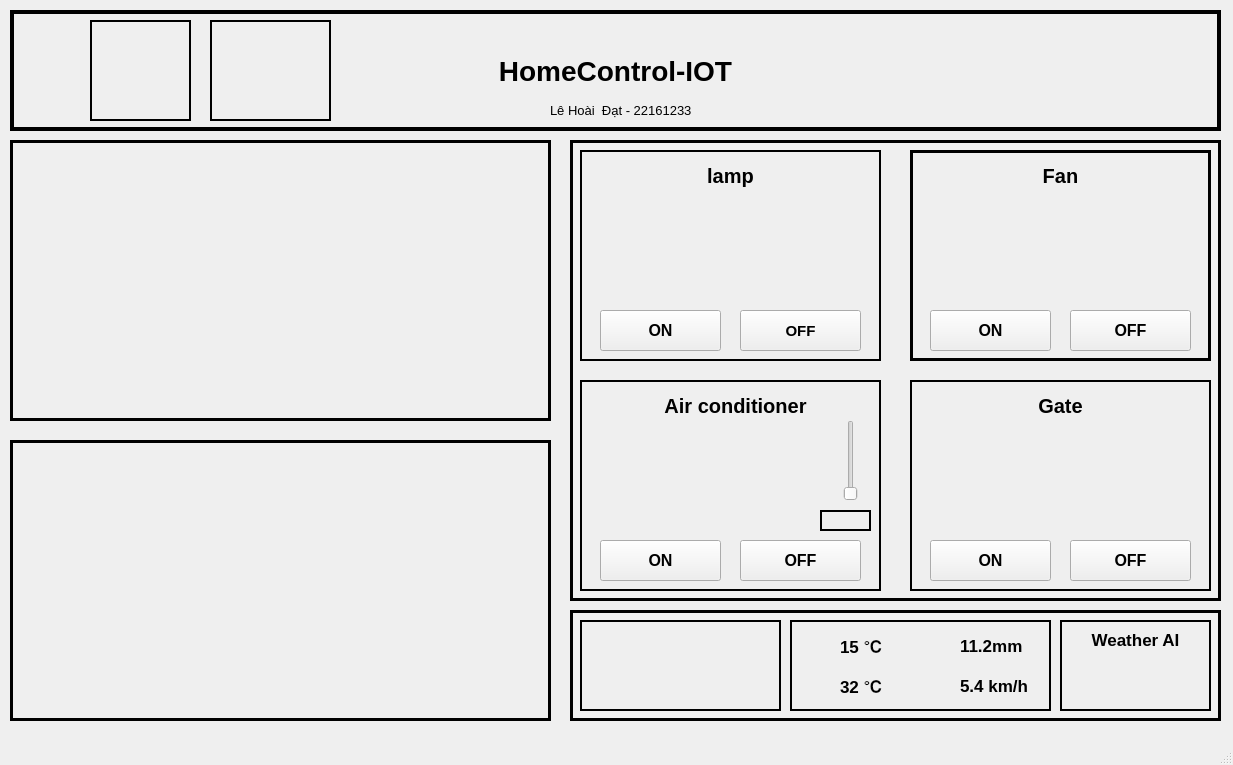
<?xml version="1.0" encoding="UTF-8"?>
<ui version="4.0">
 <class>MainWindow</class>
 <widget class="QMainWindow" name="MainWindow">
  <property name="geometry">
   <rect>
    <x>0</x>
    <y>0</y>
    <width>1233</width>
    <height>765</height>
   </rect>
  </property>
  <property name="windowTitle">
   <string>MainWindow</string>
  </property>
  <widget class="QWidget" name="centralwidget">
   <widget class="QLabel" name="label">
    <property name="geometry">
     <rect>
      <x>10</x>
      <y>10</y>
      <width>1211</width>
      <height>121</height>
     </rect>
    </property>
    <property name="font">
     <font>
      <pointsize>21</pointsize>
      <weight>75</weight>
      <bold>true</bold>
      <stylestrategy>PreferDefault</stylestrategy>
     </font>
    </property>
    <property name="mouseTracking">
     <bool>true</bool>
    </property>
    <property name="focusPolicy">
     <enum>Qt::NoFocus</enum>
    </property>
    <property name="layoutDirection">
     <enum>Qt::LeftToRight</enum>
    </property>
    <property name="styleSheet">
     <string notr="true">selection-background-color: rgb(0, 73, 221);</string>
    </property>
    <property name="frameShape">
     <enum>QFrame::Box</enum>
    </property>
    <property name="frameShadow">
     <enum>QFrame::Plain</enum>
    </property>
    <property name="lineWidth">
     <number>4</number>
    </property>
    <property name="text">
     <string>HomeControl-IOT</string>
    </property>
    <property name="textFormat">
     <enum>Qt::AutoText</enum>
    </property>
    <property name="scaledContents">
     <bool>false</bool>
    </property>
    <property name="alignment">
     <set>Qt::AlignCenter</set>
    </property>
    <property name="textInteractionFlags">
     <set>Qt::LinksAccessibleByMouse</set>
    </property>
   </widget>
   <widget class="QLabel" name="label_6">
    <property name="geometry">
     <rect>
      <x>590</x>
      <y>160</y>
      <width>281</width>
      <height>31</height>
     </rect>
    </property>
    <property name="font">
     <font>
      <pointsize>15</pointsize>
      <weight>75</weight>
      <italic>false</italic>
      <bold>true</bold>
      <underline>false</underline>
     </font>
    </property>
    <property name="text">
     <string>lamp</string>
    </property>
    <property name="alignment">
     <set>Qt::AlignCenter</set>
    </property>
   </widget>
   <widget class="QLabel" name="label_3">
    <property name="geometry">
     <rect>
      <x>580</x>
      <y>380</y>
      <width>301</width>
      <height>211</height>
     </rect>
    </property>
    <property name="font">
     <font>
      <pointsize>24</pointsize>
      <weight>75</weight>
      <bold>true</bold>
     </font>
    </property>
    <property name="cursor">
     <cursorShape>ArrowCursor</cursorShape>
    </property>
    <property name="frameShape">
     <enum>QFrame::Box</enum>
    </property>
    <property name="lineWidth">
     <number>2</number>
    </property>
    <property name="text">
     <string/>
    </property>
   </widget>
   <widget class="QLabel" name="label_4">
    <property name="geometry">
     <rect>
      <x>580</x>
      <y>150</y>
      <width>301</width>
      <height>211</height>
     </rect>
    </property>
    <property name="font">
     <font>
      <pointsize>24</pointsize>
      <weight>75</weight>
      <bold>true</bold>
     </font>
    </property>
    <property name="cursor">
     <cursorShape>ArrowCursor</cursorShape>
    </property>
    <property name="frameShape">
     <enum>QFrame::Box</enum>
    </property>
    <property name="lineWidth">
     <number>2</number>
    </property>
    <property name="text">
     <string/>
    </property>
   </widget>
   <widget class="QLabel" name="label_5">
    <property name="geometry">
     <rect>
      <x>910</x>
      <y>380</y>
      <width>301</width>
      <height>211</height>
     </rect>
    </property>
    <property name="font">
     <font>
      <pointsize>24</pointsize>
      <weight>75</weight>
      <bold>true</bold>
     </font>
    </property>
    <property name="cursor">
     <cursorShape>ArrowCursor</cursorShape>
    </property>
    <property name="frameShape">
     <enum>QFrame::Box</enum>
    </property>
    <property name="lineWidth">
     <number>2</number>
    </property>
    <property name="text">
     <string/>
    </property>
   </widget>
   <widget class="QLabel" name="label_7">
    <property name="geometry">
     <rect>
      <x>920</x>
      <y>160</y>
      <width>281</width>
      <height>31</height>
     </rect>
    </property>
    <property name="font">
     <font>
      <pointsize>15</pointsize>
      <weight>75</weight>
      <italic>false</italic>
      <bold>true</bold>
      <underline>false</underline>
     </font>
    </property>
    <property name="text">
     <string>Fan</string>
    </property>
    <property name="alignment">
     <set>Qt::AlignCenter</set>
    </property>
   </widget>
   <widget class="QLabel" name="label_8">
    <property name="geometry">
     <rect>
      <x>920</x>
      <y>390</y>
      <width>281</width>
      <height>31</height>
     </rect>
    </property>
    <property name="font">
     <font>
      <pointsize>15</pointsize>
      <weight>75</weight>
      <italic>false</italic>
      <bold>true</bold>
      <underline>false</underline>
     </font>
    </property>
    <property name="text">
     <string>Gate</string>
    </property>
    <property name="alignment">
     <set>Qt::AlignCenter</set>
    </property>
   </widget>
   <widget class="QLabel" name="label_9">
    <property name="geometry">
     <rect>
      <x>650</x>
      <y>390</y>
      <width>171</width>
      <height>31</height>
     </rect>
    </property>
    <property name="font">
     <font>
      <pointsize>15</pointsize>
      <weight>75</weight>
      <italic>false</italic>
      <bold>true</bold>
      <underline>false</underline>
     </font>
    </property>
    <property name="text">
     <string>Air conditioner</string>
    </property>
    <property name="alignment">
     <set>Qt::AlignCenter</set>
    </property>
   </widget>
   <widget class="QPushButton" name="btn_lamp_on">
    <property name="geometry">
     <rect>
      <x>600</x>
      <y>310</y>
      <width>121</width>
      <height>41</height>
     </rect>
    </property>
    <property name="font">
     <font>
      <pointsize>12</pointsize>
      <weight>75</weight>
      <bold>true</bold>
     </font>
    </property>
    <property name="text">
     <string>ON</string>
    </property>
   </widget>
   <widget class="QPushButton" name="btn_lamp_off">
    <property name="geometry">
     <rect>
      <x>740</x>
      <y>310</y>
      <width>121</width>
      <height>41</height>
     </rect>
    </property>
    <property name="font">
     <font>
      <pointsize>11</pointsize>
      <weight>75</weight>
      <bold>true</bold>
     </font>
    </property>
    <property name="text">
     <string>OFF</string>
    </property>
   </widget>
   <widget class="QPushButton" name="btn_air_conditioner_on">
    <property name="geometry">
     <rect>
      <x>600</x>
      <y>540</y>
      <width>121</width>
      <height>41</height>
     </rect>
    </property>
    <property name="font">
     <font>
      <pointsize>12</pointsize>
      <weight>75</weight>
      <bold>true</bold>
     </font>
    </property>
    <property name="text">
     <string>ON</string>
    </property>
   </widget>
   <widget class="QPushButton" name="btn_air_conditioner_off">
    <property name="geometry">
     <rect>
      <x>740</x>
      <y>540</y>
      <width>121</width>
      <height>41</height>
     </rect>
    </property>
    <property name="font">
     <font>
      <pointsize>12</pointsize>
      <weight>75</weight>
      <bold>true</bold>
     </font>
    </property>
    <property name="text">
     <string>OFF</string>
    </property>
   </widget>
   <widget class="QPushButton" name="btn_fan_on">
    <property name="geometry">
     <rect>
      <x>930</x>
      <y>310</y>
      <width>121</width>
      <height>41</height>
     </rect>
    </property>
    <property name="font">
     <font>
      <pointsize>12</pointsize>
      <weight>75</weight>
      <bold>true</bold>
     </font>
    </property>
    <property name="text">
     <string>ON</string>
    </property>
   </widget>
   <widget class="QPushButton" name="btn_fan_off">
    <property name="geometry">
     <rect>
      <x>1070</x>
      <y>310</y>
      <width>121</width>
      <height>41</height>
     </rect>
    </property>
    <property name="font">
     <font>
      <pointsize>12</pointsize>
      <weight>75</weight>
      <bold>true</bold>
     </font>
    </property>
    <property name="text">
     <string>OFF</string>
    </property>
   </widget>
   <widget class="QPushButton" name="btn_gate_on">
    <property name="geometry">
     <rect>
      <x>930</x>
      <y>540</y>
      <width>121</width>
      <height>41</height>
     </rect>
    </property>
    <property name="font">
     <font>
      <pointsize>12</pointsize>
      <weight>75</weight>
      <bold>true</bold>
     </font>
    </property>
    <property name="text">
     <string>ON</string>
    </property>
   </widget>
   <widget class="QPushButton" name="btn_gate_off">
    <property name="geometry">
     <rect>
      <x>1070</x>
      <y>540</y>
      <width>121</width>
      <height>41</height>
     </rect>
    </property>
    <property name="font">
     <font>
      <pointsize>12</pointsize>
      <weight>75</weight>
      <bold>true</bold>
     </font>
    </property>
    <property name="text">
     <string>OFF</string>
    </property>
   </widget>
   <widget class="QLabel" name="label_10">
    <property name="geometry">
     <rect>
      <x>590</x>
      <y>200</y>
      <width>281</width>
      <height>81</height>
     </rect>
    </property>
    <property name="styleSheet">
     <string notr="true">image: url(:/myimage/lamp_off.png);</string>
    </property>
    <property name="text">
     <string/>
    </property>
   </widget>
   <widget class="QLabel" name="label_11">
    <property name="geometry">
     <rect>
      <x>920</x>
      <y>200</y>
      <width>281</width>
      <height>91</height>
     </rect>
    </property>
    <property name="styleSheet">
     <string notr="true">image: url(:/myimage/fan_off.png);</string>
    </property>
    <property name="text">
     <string/>
    </property>
   </widget>
   <widget class="QLabel" name="label_12">
    <property name="geometry">
     <rect>
      <x>600</x>
      <y>420</y>
      <width>201</width>
      <height>111</height>
     </rect>
    </property>
    <property name="styleSheet">
     <string notr="true">image: url(:/myimage/air_conditioner_off.png);</string>
    </property>
    <property name="text">
     <string/>
    </property>
   </widget>
   <widget class="QLabel" name="label_13">
    <property name="geometry">
     <rect>
      <x>920</x>
      <y>430</y>
      <width>281</width>
      <height>91</height>
     </rect>
    </property>
    <property name="styleSheet">
     <string notr="true">image: url(:/myimage/gate_off.png);</string>
    </property>
    <property name="text">
     <string/>
    </property>
   </widget>
   <widget class="QLabel" name="label_14">
    <property name="geometry">
     <rect>
      <x>10</x>
      <y>140</y>
      <width>541</width>
      <height>281</height>
     </rect>
    </property>
    <property name="frameShape">
     <enum>QFrame::Box</enum>
    </property>
    <property name="lineWidth">
     <number>3</number>
    </property>
    <property name="text">
     <string/>
    </property>
   </widget>
   <widget class="QLabel" name="label_15">
    <property name="geometry">
     <rect>
      <x>10</x>
      <y>440</y>
      <width>541</width>
      <height>281</height>
     </rect>
    </property>
    <property name="frameShape">
     <enum>QFrame::Box</enum>
    </property>
    <property name="lineWidth">
     <number>3</number>
    </property>
    <property name="text">
     <string/>
    </property>
   </widget>
   <widget class="QLabel" name="label_16">
    <property name="geometry">
     <rect>
      <x>910</x>
      <y>150</y>
      <width>301</width>
      <height>211</height>
     </rect>
    </property>
    <property name="frameShape">
     <enum>QFrame::Box</enum>
    </property>
    <property name="lineWidth">
     <number>3</number>
    </property>
    <property name="text">
     <string/>
    </property>
   </widget>
   <widget class="QLabel" name="label_17">
    <property name="geometry">
     <rect>
      <x>570</x>
      <y>140</y>
      <width>651</width>
      <height>461</height>
     </rect>
    </property>
    <property name="frameShape">
     <enum>QFrame::Box</enum>
    </property>
    <property name="lineWidth">
     <number>3</number>
    </property>
    <property name="text">
     <string/>
    </property>
   </widget>
   <widget class="QWidget" name="verticalLayoutWidget">
    <property name="geometry">
     <rect>
      <x>20</x>
      <y>150</y>
      <width>521</width>
      <height>261</height>
     </rect>
    </property>
    <layout class="QVBoxLayout" name="screen_1"/>
   </widget>
   <widget class="QWidget" name="verticalLayoutWidget_2">
    <property name="geometry">
     <rect>
      <x>20</x>
      <y>450</y>
      <width>521</width>
      <height>261</height>
     </rect>
    </property>
    <layout class="QVBoxLayout" name="screen_2"/>
   </widget>
   <widget class="QLabel" name="label_18">
    <property name="geometry">
     <rect>
      <x>570</x>
      <y>610</y>
      <width>651</width>
      <height>111</height>
     </rect>
    </property>
    <property name="frameShape">
     <enum>QFrame::Box</enum>
    </property>
    <property name="lineWidth">
     <number>3</number>
    </property>
    <property name="text">
     <string/>
    </property>
   </widget>
   <widget class="QLabel" name="label_2">
    <property name="geometry">
     <rect>
      <x>580</x>
      <y>620</y>
      <width>201</width>
      <height>91</height>
     </rect>
    </property>
    <property name="frameShape">
     <enum>QFrame::Box</enum>
    </property>
    <property name="lineWidth">
     <number>2</number>
    </property>
    <property name="text">
     <string/>
    </property>
   </widget>
   <widget class="QLabel" name="label_19">
    <property name="geometry">
     <rect>
      <x>790</x>
      <y>620</y>
      <width>261</width>
      <height>91</height>
     </rect>
    </property>
    <property name="frameShape">
     <enum>QFrame::Box</enum>
    </property>
    <property name="lineWidth">
     <number>2</number>
    </property>
    <property name="text">
     <string/>
    </property>
   </widget>
   <widget class="QLabel" name="label_20">
    <property name="geometry">
     <rect>
      <x>1060</x>
      <y>620</y>
      <width>151</width>
      <height>91</height>
     </rect>
    </property>
    <property name="frameShape">
     <enum>QFrame::Box</enum>
    </property>
    <property name="lineWidth">
     <number>2</number>
    </property>
    <property name="text">
     <string/>
    </property>
   </widget>
   <widget class="QLabel" name="label_21">
    <property name="geometry">
     <rect>
      <x>840</x>
      <y>630</y>
      <width>61</width>
      <height>31</height>
     </rect>
    </property>
    <property name="font">
     <font>
      <pointsize>13</pointsize>
      <weight>75</weight>
      <bold>true</bold>
     </font>
    </property>
    <property name="text">
     <string>15 ℃</string>
    </property>
   </widget>
   <widget class="QLabel" name="label_22">
    <property name="geometry">
     <rect>
      <x>800</x>
      <y>630</y>
      <width>41</width>
      <height>31</height>
     </rect>
    </property>
    <property name="styleSheet">
     <string notr="true">image: url(:/myimage/temp.png);</string>
    </property>
    <property name="text">
     <string/>
    </property>
   </widget>
   <widget class="QLabel" name="label_23">
    <property name="geometry">
     <rect>
      <x>610</x>
      <y>680</y>
      <width>47</width>
      <height>13</height>
     </rect>
    </property>
    <property name="text">
     <string/>
    </property>
   </widget>
   <widget class="QLabel" name="label_25">
    <property name="geometry">
     <rect>
      <x>910</x>
      <y>630</y>
      <width>41</width>
      <height>31</height>
     </rect>
    </property>
    <property name="styleSheet">
     <string notr="true">image: url(:/myimage/precipitation.png);</string>
    </property>
    <property name="text">
     <string/>
    </property>
   </widget>
   <widget class="QLabel" name="label_24">
    <property name="geometry">
     <rect>
      <x>1090</x>
      <y>650</y>
      <width>101</width>
      <height>51</height>
     </rect>
    </property>
    <property name="styleSheet">
     <string notr="true">image: url(:/myimage/cloudy.png);</string>
    </property>
    <property name="text">
     <string/>
    </property>
   </widget>
   <widget class="QLabel" name="label_28">
    <property name="geometry">
     <rect>
      <x>1070</x>
      <y>630</y>
      <width>131</width>
      <height>20</height>
     </rect>
    </property>
    <property name="font">
     <font>
      <pointsize>13</pointsize>
      <weight>75</weight>
      <italic>false</italic>
      <bold>true</bold>
      <underline>false</underline>
     </font>
    </property>
    <property name="text">
     <string>Weather AI</string>
    </property>
    <property name="alignment">
     <set>Qt::AlignCenter</set>
    </property>
   </widget>
   <widget class="QSlider" name="verticalSlider">
    <property name="geometry">
     <rect>
      <x>840</x>
      <y>420</y>
      <width>22</width>
      <height>81</height>
     </rect>
    </property>
    <property name="orientation">
     <enum>Qt::Vertical</enum>
    </property>
   </widget>
   <widget class="QLabel" name="label_27">
    <property name="geometry">
     <rect>
      <x>90</x>
      <y>20</y>
      <width>101</width>
      <height>101</height>
     </rect>
    </property>
    <property name="styleSheet">
     <string notr="true">image: url(:/myimage/HMCUTE.jpg);</string>
    </property>
    <property name="frameShape">
     <enum>QFrame::Box</enum>
    </property>
    <property name="lineWidth">
     <number>2</number>
    </property>
    <property name="text">
     <string/>
    </property>
   </widget>
   <widget class="QLabel" name="label_29">
    <property name="geometry">
     <rect>
      <x>210</x>
      <y>20</y>
      <width>121</width>
      <height>101</height>
     </rect>
    </property>
    <property name="styleSheet">
     <string notr="true">image: url(:/myimage/UTE_2.png);</string>
    </property>
    <property name="frameShape">
     <enum>QFrame::Box</enum>
    </property>
    <property name="lineWidth">
     <number>2</number>
    </property>
    <property name="text">
     <string/>
    </property>
   </widget>
   <widget class="QLabel" name="label_30">
    <property name="geometry">
     <rect>
      <x>550</x>
      <y>100</y>
      <width>151</width>
      <height>20</height>
     </rect>
    </property>
    <property name="font">
     <font>
      <pointsize>10</pointsize>
     </font>
    </property>
    <property name="text">
     <string>Lê Hoài  Đạt - 22161233</string>
    </property>
   </widget>
   <widget class="QLabel" name="label_32">
    <property name="geometry">
     <rect>
      <x>990</x>
      <y>20</y>
      <width>151</width>
      <height>101</height>
     </rect>
    </property>
    <property name="styleSheet">
     <string notr="true">image: url(:/myimage/yoga.png);</string>
    </property>
    <property name="text">
     <string/>
    </property>
   </widget>
   <widget class="QLabel" name="label_34">
    <property name="geometry">
     <rect>
      <x>600</x>
      <y>230</y>
      <width>81</width>
      <height>71</height>
     </rect>
    </property>
    <property name="styleSheet">
     <string notr="true">image: url(:/myimage/bk1.png);</string>
    </property>
    <property name="text">
     <string/>
    </property>
   </widget>
   <widget class="QLabel" name="label_35">
    <property name="geometry">
     <rect>
      <x>600</x>
      <y>460</y>
      <width>81</width>
      <height>71</height>
     </rect>
    </property>
    <property name="styleSheet">
     <string notr="true">image: url(:/myimage/bk2.png);</string>
    </property>
    <property name="text">
     <string/>
    </property>
   </widget>
   <widget class="QLabel" name="label_36">
    <property name="geometry">
     <rect>
      <x>930</x>
      <y>240</y>
      <width>81</width>
      <height>71</height>
     </rect>
    </property>
    <property name="styleSheet">
     <string notr="true">image: url(:/myimage/bk3.png);</string>
    </property>
    <property name="text">
     <string/>
    </property>
   </widget>
   <widget class="QLabel" name="label_37">
    <property name="geometry">
     <rect>
      <x>920</x>
      <y>460</y>
      <width>81</width>
      <height>71</height>
     </rect>
    </property>
    <property name="styleSheet">
     <string notr="true">image: url(:/myimage/bk4.png);</string>
    </property>
    <property name="text">
     <string/>
    </property>
   </widget>
   <widget class="QLabel" name="label_31">
    <property name="geometry">
     <rect>
      <x>960</x>
      <y>630</y>
      <width>81</width>
      <height>31</height>
     </rect>
    </property>
    <property name="font">
     <font>
      <pointsize>13</pointsize>
      <weight>75</weight>
      <bold>true</bold>
     </font>
    </property>
    <property name="text">
     <string>11.2mm</string>
    </property>
   </widget>
   <widget class="QLabel" name="label_26">
    <property name="geometry">
     <rect>
      <x>800</x>
      <y>670</y>
      <width>41</width>
      <height>31</height>
     </rect>
    </property>
    <property name="styleSheet">
     <string notr="true">image: url(:/myimage/temp_max.png);</string>
    </property>
    <property name="text">
     <string/>
    </property>
   </widget>
   <widget class="QLabel" name="label_33">
    <property name="geometry">
     <rect>
      <x>840</x>
      <y>670</y>
      <width>61</width>
      <height>31</height>
     </rect>
    </property>
    <property name="font">
     <font>
      <pointsize>13</pointsize>
      <weight>75</weight>
      <bold>true</bold>
     </font>
    </property>
    <property name="text">
     <string>32 ℃</string>
    </property>
   </widget>
   <widget class="QLabel" name="label_38">
    <property name="geometry">
     <rect>
      <x>910</x>
      <y>670</y>
      <width>41</width>
      <height>31</height>
     </rect>
    </property>
    <property name="styleSheet">
     <string notr="true">image: url(:/myimage/wind-power.png);</string>
    </property>
    <property name="text">
     <string/>
    </property>
   </widget>
   <widget class="QLabel" name="label_39">
    <property name="geometry">
     <rect>
      <x>960</x>
      <y>670</y>
      <width>81</width>
      <height>31</height>
     </rect>
    </property>
    <property name="font">
     <font>
      <pointsize>13</pointsize>
      <weight>75</weight>
      <bold>true</bold>
     </font>
    </property>
    <property name="text">
     <string>5.4 km/h</string>
    </property>
   </widget>
   <widget class="QLabel" name="label_40">
    <property name="geometry">
     <rect>
      <x>820</x>
      <y>510</y>
      <width>51</width>
      <height>21</height>
     </rect>
    </property>
    <property name="font">
     <font>
      <weight>50</weight>
      <bold>false</bold>
     </font>
    </property>
    <property name="frameShape">
     <enum>QFrame::Box</enum>
    </property>
    <property name="lineWidth">
     <number>2</number>
    </property>
    <property name="text">
     <string/>
    </property>
   </widget>
   <zorder>label</zorder>
   <zorder>label_18</zorder>
   <zorder>label_17</zorder>
   <zorder>label_5</zorder>
   <zorder>label_4</zorder>
   <zorder>label_3</zorder>
   <zorder>label_16</zorder>
   <zorder>label_6</zorder>
   <zorder>label_7</zorder>
   <zorder>label_8</zorder>
   <zorder>label_9</zorder>
   <zorder>btn_lamp_on</zorder>
   <zorder>btn_lamp_off</zorder>
   <zorder>btn_air_conditioner_on</zorder>
   <zorder>btn_air_conditioner_off</zorder>
   <zorder>btn_fan_on</zorder>
   <zorder>btn_fan_off</zorder>
   <zorder>btn_gate_on</zorder>
   <zorder>btn_gate_off</zorder>
   <zorder>label_14</zorder>
   <zorder>label_15</zorder>
   <zorder>verticalLayoutWidget</zorder>
   <zorder>verticalLayoutWidget_2</zorder>
   <zorder>label_2</zorder>
   <zorder>label_19</zorder>
   <zorder>label_20</zorder>
   <zorder>label_21</zorder>
   <zorder>label_22</zorder>
   <zorder>label_23</zorder>
   <zorder>label_25</zorder>
   <zorder>label_24</zorder>
   <zorder>label_28</zorder>
   <zorder>verticalSlider</zorder>
   <zorder>label_27</zorder>
   <zorder>label_29</zorder>
   <zorder>label_30</zorder>
   <zorder>label_32</zorder>
   <zorder>label_34</zorder>
   <zorder>label_35</zorder>
   <zorder>label_36</zorder>
   <zorder>label_37</zorder>
   <zorder>label_12</zorder>
   <zorder>label_13</zorder>
   <zorder>label_11</zorder>
   <zorder>label_10</zorder>
   <zorder>label_31</zorder>
   <zorder>label_26</zorder>
   <zorder>label_33</zorder>
   <zorder>label_38</zorder>
   <zorder>label_39</zorder>
   <zorder>label_40</zorder>
  </widget>
  <widget class="QMenuBar" name="menubar">
   <property name="geometry">
    <rect>
     <x>0</x>
     <y>0</y>
     <width>1233</width>
     <height>21</height>
    </rect>
   </property>
  </widget>
  <widget class="QStatusBar" name="statusbar"/>
 </widget>
 <resources>
  <include location="image.qrc"/>
 </resources>
 <connections/>
</ui>
